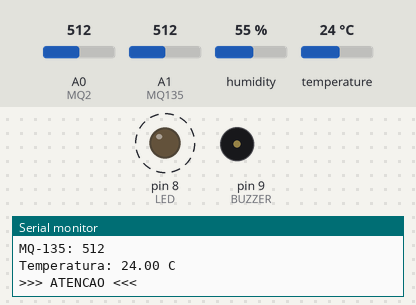
A sketch run on a simulated Arduino Uno, built with avr-gcc and run on an emulated ATmega328P. On the bench: output pins drawn as LEDs (lit = HIGH), buzzer (waves = sounding), the last lines printed to the serial monitor. Dashed ring = blinking. The inputs (shaded band) are chosen by the test bench; at power-on: A0 (MQ2) = 512, A1 (MQ135) = 512, humidity 55 %, temperature 24 °C.

Above: at 1.6 s.
1.7 s: A0 (MQ2) set to 583
5.2 s: A0 (MQ2) set to 611
At 5.2 s:
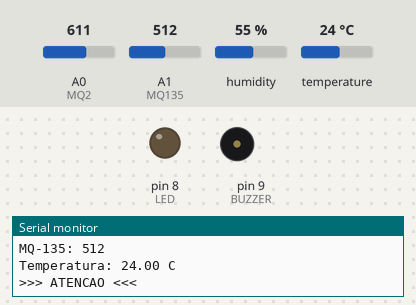
At 6.0 s:
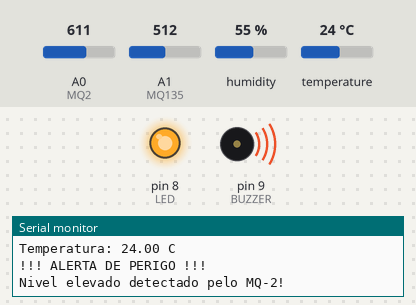
Timing chart, 0 to 8.2 s (numbered marks = the images above; inputs shaded):
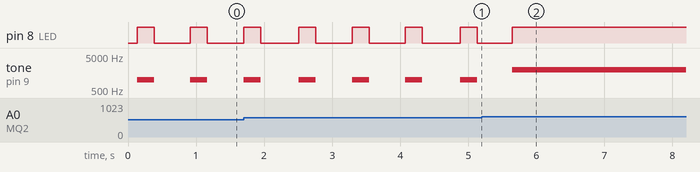

Measured:
- the behaviour switches between 599 and 600 on A0 (MQ2) (found by bisection; images 0 and 1)
- after the input at 5.2 s, pin 8 (LED): goes on until 5.6 s, then stays HIGH
- by itself, pin 8 (LED): alternates HIGH for 0.25 s and LOW for 0.55 s

The sketch:

detector_gas_incendio.ino
```cpp
#include <DHT.h>

// ===============================
// PINOS
// ===============================

const int MQ2 = A0;
const int MQ135 = A1;

const int LED = 8;
const int BUZZER = 9;

const int DHT_PIN = 2;
#define DHTTYPE DHT11

DHT dht(DHT_PIN, DHTTYPE);


// ===============================
// LIMITES DOS SENSORES
// ===============================

// MQ-2
const int MQ2_ATENCAO = 300;
const int MQ2_PERIGO = 600;

// MQ-135
const int MQ135_ATENCAO = 300;
const int MQ135_PERIGO = 600;

// Temperatura
const float TEMP_ATENCAO = 40.0;
const float TEMP_PERIGO = 60.0;


// ===============================
// CONFIGURACAO
// ===============================

void setup() {

  pinMode(LED, OUTPUT);
  pinMode(BUZZER, OUTPUT);

  Serial.begin(9600);

  dht.begin();

  digitalWrite(LED, LOW);
  noTone(BUZZER);

  Serial.println("================================");
  Serial.println(" DETECTOR DE GAS E INCENDIO");
  Serial.println("================================");
}


// ===============================
// LOOP PRINCIPAL
// ===============================

void loop() {

  // Leitura dos sensores
  int valorMQ2 = analogRead(MQ2);
  int valorMQ135 = analogRead(MQ135);

  float temperatura = dht.readTemperature();


  // Verifica se o DHT apresentou erro
  if (isnan(temperatura)) {

    Serial.println("Erro na leitura do DHT11!");

    digitalWrite(LED, HIGH);
    tone(BUZZER, 1000);

    delay(1000);

    return;
  }


  // ===============================
  // MOSTRA OS VALORES
  // ===============================

  Serial.println("--------------------------------");

  Serial.print("MQ-2: ");
  Serial.println(valorMQ2);

  Serial.print("MQ-135: ");
  Serial.println(valorMQ135);

  Serial.print("Temperatura: ");
  Serial.print(temperatura);
  Serial.println(" C");


  // ===============================
  // DETECCAO DE POSSIVEL INCENDIO
  // ===============================

  bool temperaturaPerigosa =
    temperatura >= TEMP_PERIGO;

  bool gasesPerigosos =
    valorMQ2 >= MQ2_PERIGO ||
    valorMQ135 >= MQ135_PERIGO;


  // Se temperatura estiver muito alta
  // OU houver grande quantidade de gases
  if (temperaturaPerigosa || gasesPerigosos) {

    digitalWrite(LED, HIGH);

    tone(BUZZER, 2000);

    Serial.println("!!! ALERTA DE PERIGO !!!");

    if (temperaturaPerigosa) {
      Serial.println("Temperatura muito elevada!");
    }

    if (valorMQ2 >= MQ2_PERIGO) {
      Serial.println("Nivel elevado detectado pelo MQ-2!");
    }

    if (valorMQ135 >= MQ135_PERIGO) {
      Serial.println("Nivel elevado detectado pelo MQ-135!");
    }

    delay(1000);
  }


  // ===============================
  // ATENCAO
  // ===============================

  else if (
    temperatura >= TEMP_ATENCAO ||
    valorMQ2 >= MQ2_ATENCAO ||
    valorMQ135 >= MQ135_ATENCAO
  ) {

    Serial.println(">>> ATENCAO <<<");

    digitalWrite(LED, HIGH);

    tone(BUZZER, 1000);

    delay(250);

    digitalWrite(LED, LOW);

    noTone(BUZZER);

    delay(500);
  }


  // ===============================
  // SITUACAO NORMAL
  // ===============================

  else {

    Serial.println(">>> Ambiente normal");

    digitalWrite(LED, LOW);

    noTone(BUZZER);

    delay(1000);
  }
}
```
